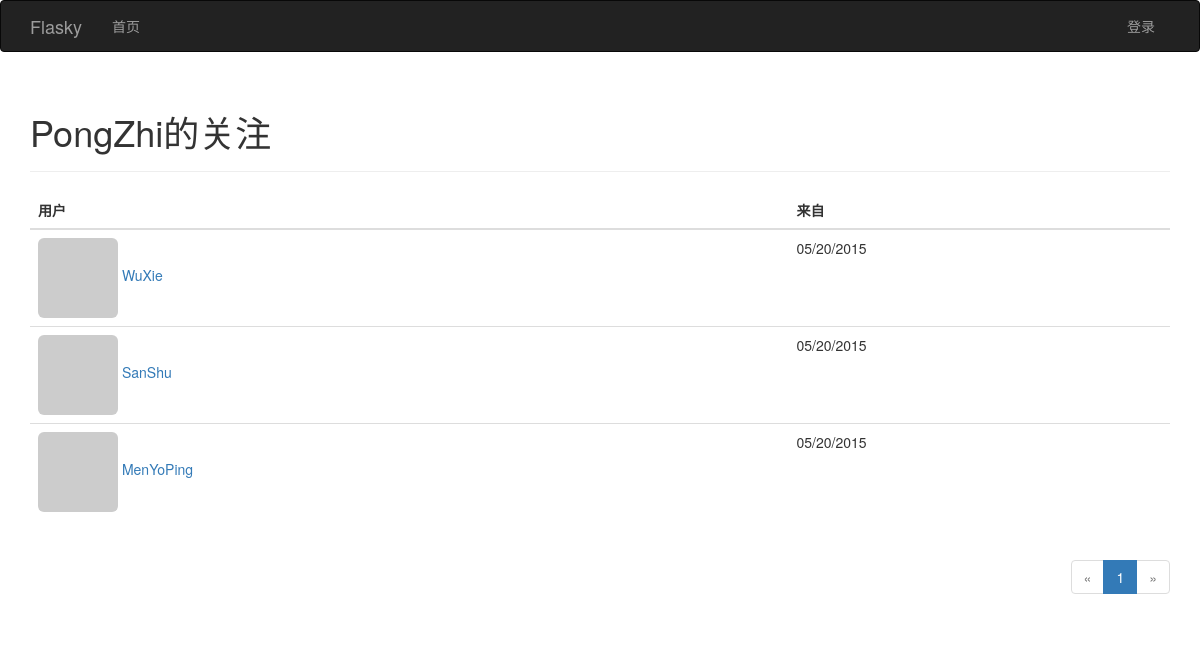
Screenshot of /followed-by/PongZhi with the database file from the repository.
### app/models.py (models this page shows, shortened)
class User(UserMixin, db.Model):
              __tablename__ = 'users'                                       #表名 users
              id = db.Column(db.Integer, primary_key=True)                  #列名 id
              email = db.Column(db.String(64), unique=True, index=True)     #列名 email （用户使用电子邮件进行登录）
              username = db.Column(db.String(64), unique=True, index=True)  #列名 username
              role_id = db.Column(db.Integer, db.ForeignKey('roles.id'))
              password_hash = db.Column(db.String(128))                     #列名: 密码哈希散列
              confirmed = db.Column(db.Boolean, default=False)              #列名: 注册用户确认 (1表示已验证, 0表示没有验证)
              name = db.Column(db.String(64))                               #列名: 真实姓名
              location = db.Column(db.String(64))                           #列名: 所在地
              about_me = db.Column(db.Text())                               #列名: 自我介绍
              member_since = db.Column(db.DateTime(), default=datetime.utcnow)  #列名: 注册日期
              last_seen = db.Column(db.DateTime(), default=datetime.utcnow)     #列名: 最后访问日期
              avatar_hash = db.Column(db.String(32))  #Gravatar头像生成的MD5值
              posts = db.relationship('Post', backref='author', lazy='dynamic') #外链到posts文章表
              followed = db.relationship('Follow',
                                         foreign_keys=[Follow.follower_id],             #foreign_keys参数指定外键,防止外键间的歧义
                                         backref=db.backref('follower', lazy='joined'), #lazy='joined'  加载记录,但使用联结
                                         lazy='dynamic',                                #lazy='dynamic' 不加载记录，但提供加载记录的查询
                                         cascade='all, delete-orphan')                  #启用所有默认层叠选项,而且删除孤儿记录
              followers = db.relationship('Follow',
                                          foreign_keys=[Follow.followed_id],
                                          backref=db.backref('followed', lazy='joined'),
                                          lazy='dynamic',
                                          cascade='all, delete-orphan')
              @property  #@property作用是将方法函数变成了属性
              def password(self):
                            '''  password的只读属性(如果试图读取password属性的值,则会返回错误)  '''
                            raise AttributeError('password is not a readable attribute')
              def gravatar(self, size=100, default='identicon', rating='g'):
                            if request.is_secure:
                                          url = 'https://secure.gravatar.com/avatar'
                            else:
                                          url = 'http://www.gravatar.com/avatar'
                            hash = self.avatar_hash or hashlib.md5(self.email.encode('utf-8')).hexdigest()
                            return '{url}/{hash}?s={size}&d={default}&r={rating}'.format(url=url, hash=hash, size=size, default=default, rating=rating)
              ''' 使用: python manage.py shell
                       User.generate_fake(100)
              '''

class Follow(db.Model):
              __tablename__ = 'follows'
              follower_id = db.Column(db.Integer, db.ForeignKey('users.id'), primary_key=True) #自己     (左边)
              followed_id = db.Column(db.Integer, db.ForeignKey('users.id'), primary_key=True) #关注了谁 (右边)
              timestamp = db.Column(db.DateTime, default=datetime.utcnow) #日期时间

### app/main/views.py (the view)
@main.route('/followed-by/<username>')
def followed_by(username):
    user = User.query.filter_by(username=username).first()
    if user is None:
        flash(u'用户不存在')
        return redirect(url_for('.index'))
    page = request.args.get('page', 1, type=int)
    pagination = user.followed.paginate(
        page, per_page=current_app.config['FLASKY_FOLLOWERS_PER_PAGE'],
        error_out=False)
    follows = [{'user': item.followed, 'timestamp': item.timestamp}
               for item in pagination.items]
    return render_template('followers.html', user=user, title=u'的关注',
                           endpoint='.followed_by', pagination=pagination,
                           follows=follows)

### app/auth/views.py (called while the page is built)
@auth.before_app_request
def before_request():
              ''' 2.更新已登录用户的访问时间 '''
              if current_user.is_authenticated():
                            current_user.ping()   #更新已登录用户的访问时间
                            if not current_user.confirmed \
                               and request.endpoint[:5] != 'auth.' \
                               and request.endpoint != 'static':
                                          return redirect(url_for('auth.unconfirmed'))

### app/main/__init__.py (called while the page is built)
@main.app_context_processor
def inject_permissions():
              return dict(Permission=Permission)

### app/templates/followers.html (shortened to what this page needs)
{% extends "base.html" %}
{% import "_macros.html" as macros %}
{% block page_content %}
<div class="page-header">
<h1>{{ user.username }}{{ title }} </h1>
</div>
<table class="table table-hover followers">
<thead> <tr><th>用户</th> <th>来自</th></tr> </thead>
{% for follow in follows %}
<tr>
<td>
              <a href="{{ url_for('.user', username = follow.user.username)}}">
                            <img class="img-rounded" src="{{ follow.user.gravatar(size=32) }}">
                            {{ follow.user.username}}
              </a>
</td>
<td> {{ moment(follow.timestamp).format('L') }} </td>
</tr>
{% endfor %}
</table>
<div class="pagination">
{{ macros.pagination_widget(pagination, endpoint, username = user.username )}}
</div>
{% endblock %}

### app/static/styles.css (style rules this page uses)
div.pagination { width: 100%; text-align: right; padding: 0px; margin: 0px; }

### rows the page displays
User: username "PongZhi"
User: user.username "WuXie"
Follow: timestamp "05/20/2015"
User: user.username "SanShu"
Follow: timestamp "05/20/2015"
User: user.username "MenYoPing"
Follow: timestamp "05/20/2015"

### other values shown
{{ title }} "的关注"
{{ p }} "1"
